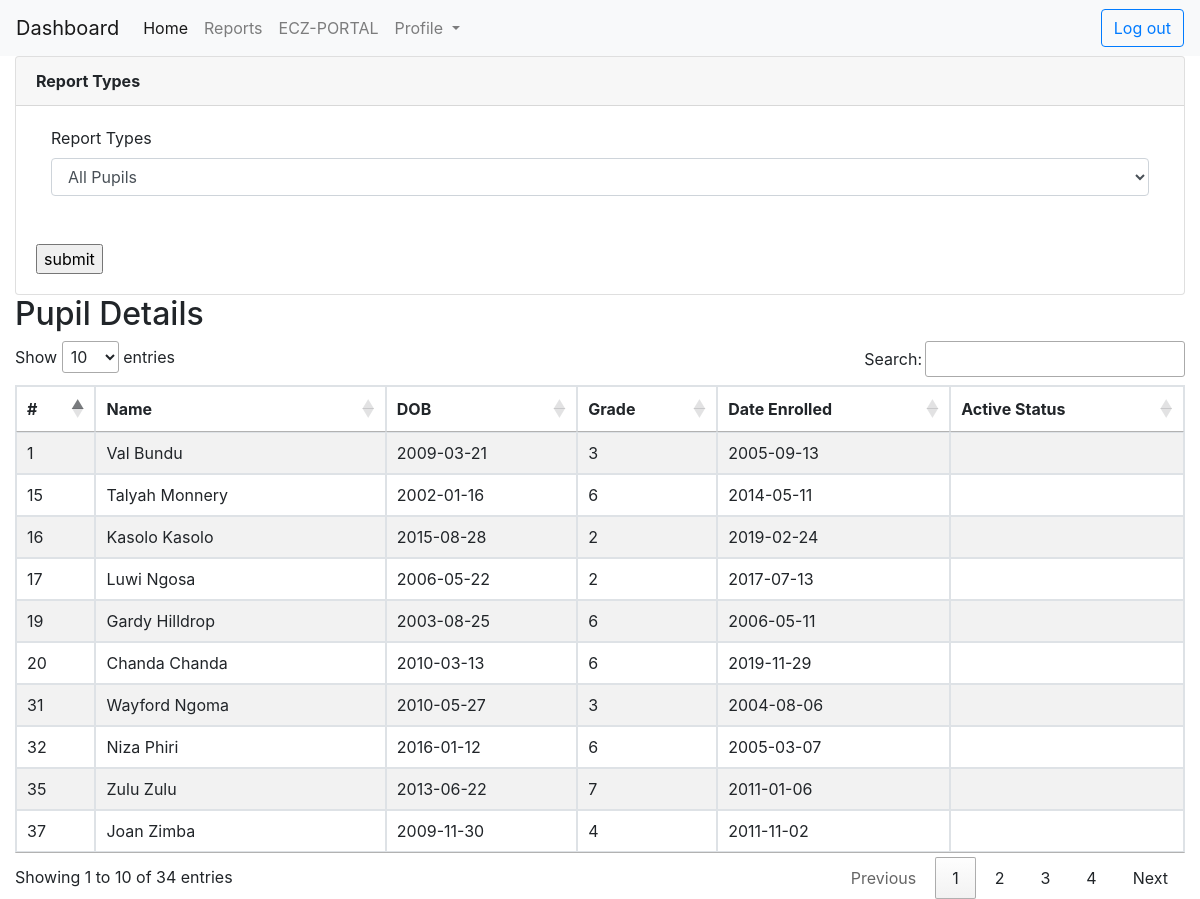
/admin/reports.php (signed in), run on the app's committed database.
### tables this page shows
CREATE TABLE `pupil` (
  `pupilID` int(11) NOT NULL,
  `pupilName` varchar(50) NOT NULL,
  `parentID` int(11) NOT NULL,
  `dateOfBirth` varchar(10) NOT NULL,
  `grade` int(11) NOT NULL,
  `yearStarted` varchar(20) NOT NULL,
  `dateModified` date DEFAULT NULL,
  `activeStatus` varchar(20) DEFAULT 'active'
);

### admin/reports.php (the view, shortened to what this page needs)
<?php
  require_once "../includes/config.php";
?>
<!DOCTYPE html>
<html lang="en">
<head>
    <link rel="stylesheet" href="https://cdn.datatables.net/1.10.20/css/jquery.dataTables.min.css">
<link href="https://cdnjs.cloudflare.com/ajax/libs/select2/4.0.6-rc.0/css/select2.min.css" rel="stylesheet" />
</head>
<body>
<?php
require_once '../includes/navbar_header.php';
?>
    <div class="wrapper">
        <div class="container-fluid">
            <div class="row">
                <div class="col-md-12">
                <div class="card">
                    <div class="card-header">
                        <strong class="card-title">Report Types</strong>
                    </div>
                    <div class="card-body">
                    <form action="generate.php" method="POST">
                        <div class="col-sm-12">
                            <label>Report Types</label>
                            <select class="form-control" name="reportType" onChange="reportSelect(this)">
                                <option id="allPupils" value="allPupils"> All Pupils</option>
                            </select>
                        </div>
                        <br>
                    <br>
                        <input type="submit" value="submit"/>
                    </form>
                    </div>
                </div>
                    <div class="page-header clearfix">
                        <h2 class="pull-left">Pupil Details</h2>
                    </div>
                    <?php
                    $sql = "SELECT * FROM pupil ";
                    if($result = $mysqli->query($sql)){
                        if($result->num_rows > 0){
                            echo "<table id='myTable'  class='table table-bordered table-striped'>";
                                echo "<thead>";
                                    echo "<tr>";
                                        echo "<th>#</th>";
                                        echo "<th>Name</th>";
                                        echo "<th>DOB</th>";
                                        echo "<th>Grade</th>";
                                        echo "<th>Date Enrolled</th>";
                                        echo "<th>Active Status</th>";
                                    echo "</tr>";
                                echo "</thead>";
                                echo "<tbody>";
                                while($row = $result->fetch_array()){
                                    echo "<tr>";
                                        echo "<td>" . $row['pupilID'] . "</td>";
                                        echo "<td>" . $row['pupilName'] . "</td>";
                                        echo "<td>" . $row['dateOfBirth'] . "</td>";
                                        echo "<td>" . $row['grade'] . "</td>";
                                        echo "<td>" . $row['yearStarted'] . "</td>";
                                        echo "<td>";
                                        echo "</td>";
                                    echo "</tr>";
                                }
                                echo "</tbody>";
                            echo "</table>";
                        } else{
                            echo "<p class='lead'><em>No records were found.</em></p>";
                        }
                    } else{
                        echo "ERROR: Could not able to execute $sql. " . $mysqli->error;
                    }
                    ?>
                </div>
            </div>
        </div>
    </div>
</body>
</html>

### data on the page
pupil: pupilID "1", pupilName "Val Bundu", dateOfBirth "2009-03-21", grade "3", yearStarted "2005-09-13"
pupil: pupilID "15", pupilName "Talyah Monnery", dateOfBirth "2002-01-16", grade "6", yearStarted "2014-05-11"
pupil: pupilID "16", pupilName "Kasolo Kasolo", dateOfBirth "2015-08-28", grade "2", yearStarted "2019-02-24"
pupil: pupilID "17", pupilName "Luwi Ngosa", dateOfBirth "2006-05-22", grade "2", yearStarted "2017-07-13"
pupil: pupilID "19", pupilName "Gardy Hilldrop", dateOfBirth "2003-08-25", grade "6", yearStarted "2006-05-11"
pupil: pupilID "20", pupilName "Chanda Chanda", dateOfBirth "2010-03-13", grade "6", yearStarted "2019-11-29"
pupil: pupilID "31", pupilName "Wayford Ngoma", dateOfBirth "2010-05-27", grade "3", yearStarted "2004-08-06"
pupil: pupilID "32", pupilName "Niza Phiri", dateOfBirth "2016-01-12", grade "6", yearStarted "2005-03-07"
pupil: pupilID "35", pupilName "Zulu Zulu", dateOfBirth "2013-06-22", grade "7", yearStarted "2011-01-06"
pupil: pupilID "37", pupilName "Joan Zimba", dateOfBirth "2009-11-30", grade "4", yearStarted "2011-11-02"
